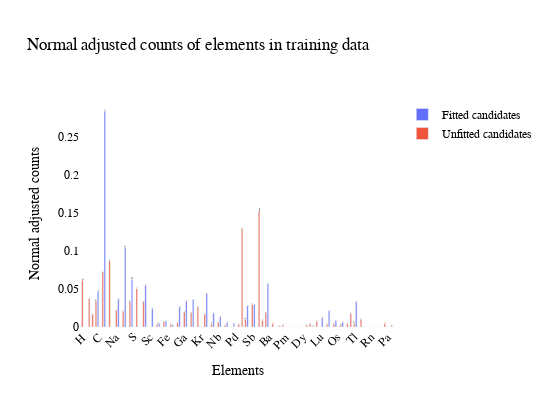

The cell this chart's notebook holds for it:
### Code cell
fig = go.Figure( 
    layout = go.Layout (
        title=go.layout.Title(text="Normal adjusted counts of elements in training data"),
        yaxis=dict(title='Normal adjusted counts'),
        xaxis=dict(title='Elements'),
        xaxis_tickangle=-45
        )
    )

fig.add_traces(
    go.Bar(name = "Fitted candidates",#prettyNames[i], 
                   x =    trainingSet[elements].columns,
                   y =    fittedCounts/np.sum(fittedCounts),
                   text = trainingSet[elements].columns,
                    )
                )
fig.add_traces(go.Bar(name = "Unfitted candidates",#prettyNames[i], 
                    x = trainingSet[elements].columns,
                    y = unFittedCounts/np.sum(unFittedCounts),
                    text = trainingSet[elements].columns,
                    )
                )
fig.update_layout(
                    {"plot_bgcolor": "rgba(0, 0, 0, 0)",
                       "paper_bgcolor": "rgba(0, 0, 0, 0)",
                      },
                      font=dict(
                        family="Palatino",
                        color="Black",
                        size=12),
                      autosize=False,
                      width=width_plotly,
                      height=height_plotly,
                     )
fig.show()

### Figure 1 — Plotly figure (JSON) as saved in the notebook; plotly's stock layout.template omitted (floating-point values rounded to 4 significant figures)
{"data": [{"name": "Fitted candidates", "text": ["H", "He", "Li", "Be", "B", "C", "N", "O", "F", "Ne", "Na", "Mg", "Al", "Si", "P", "S", "Cl", "Ar", "K", "Ca", "Sc", "Ti", "V", "Cr", "Mn", "Fe", "Co", "Ni", "Cu", "Zn", "Ga", "Ge", "As", "Se", "Br", "Kr", "Rb", "Sr", "Y", "Zr", "Nb", "Mo", "Tc", "Ru", "Rh", "Pd", "Ag", "Cd", "In", "Sn", "Sb", "Te", "I", "Xe", "Cs", "Ba", "La", "Ce", "Pr", "Nd", "Pm", "Sm", "Eu", "Gd", "Tb", "Dy", "Ho", "Er", "Tm", "Yb", "Lu", "Hf", "Ta", "W", "Re", "Os", "Ir", "Pt", "Au", "Hg", "Tl", "Pb", "Bi", "Po", "At", "Rn", "Fr", "Ra", "Ac", "Th", "Pa", "U", "Np"], "type": "bar", "x": ["H", "He", "Li", "Be", "B", "C", "N", "O", "F", "Ne", "Na", "Mg", "Al", "Si", "P", "S", "Cl", "Ar", "K", "Ca", "Sc", "Ti", "V", "Cr", "Mn", "Fe", "Co", "Ni", "Cu", "Zn", "Ga", "Ge", "As", "Se", "Br", "Kr", "Rb", "Sr", "Y", "Zr", "Nb", "Mo", "Tc", "Ru", "Rh", "Pd", "Ag", "Cd", "In", "Sn", "Sb", "Te", "I", "Xe", "Cs", "Ba", "La", "Ce", "Pr", "Nd", "Pm", "Sm", "Eu", "Gd", "Tb", "Dy", "Ho", "Er", "Tm", "Yb", "Lu", "Hf", "Ta", "W", "Re", "Os", "Ir", "Pt", "Au", "Hg", "Tl", "Pb", "Bi", "Po", "At", "Rn", "Fr", "Ra", "Ac", "Th", "Pa", "U", "Np"], "y": [0, 0, 0, 0, 0, 0.04681, 0, 0.2832, 0, 0, 0, 0.03637, 0, 0.1044, 0, 0.06202, 0, 0, 0, 0.05486, 0, 0.02415, 0, 0.004174, 0, 0.007454, 0, 0.002385, 0, 0.02624, 0, 0.03399, 0, 0.03578, 0, 0, 0, 0.04353, 0, 0.01789, 0, 0.01312, 0, 0.005963, 0, 0.004174, 0, 0, 0, 0.02773, 0, 0.02922, 0, 0, 0, 0.05635, 0, 0, 0, 0, 0, 0, 0, 0, 0, 0, 0, 0, 0, 0, 0, 0.01222, 0, 0.02117, 0, 0.00805, 0, 0.005963, 0, 0, 0, 0.0328, 0, 0, 0, 0, 0, 0, 0, 0, 0, 0, 0]}, {"name": "Unfitted candidates", "text": ["H", "He", "Li", "Be", "B", "C", "N", "O", "F", "Ne", "Na", "Mg", "Al", "Si", "P", "S", "Cl", "Ar", "K", "Ca", "Sc", "Ti", "V", "Cr", "Mn", "Fe", "Co", "Ni", "Cu", "Zn", "Ga", "Ge", "As", "Se", "Br", "Kr", "Rb", "Sr", "Y", "Zr", "Nb", "Mo", "Tc", "Ru", "Rh", "Pd", "Ag", "Cd", "In", "Sn", "Sb", "Te", "I", "Xe", "Cs", "Ba", "La", "Ce", "Pr", "Nd", "Pm", "Sm", "Eu", "Gd", "Tb", "Dy", "Ho", "Er", "Tm", "Yb", "Lu", "Hf", "Ta", "W", "Re", "Os", "Ir", "Pt", "Au", "Hg", "Tl", "Pb", "Bi", "Po", "At", "Rn", "Fr", "Ra", "Ac", "Th", "Pa", "U", "Np"], "type": "bar", "x": ["H", "He", "Li", "Be", "B", "C", "N", "O", "F", "Ne", "Na", "Mg", "Al", "Si", "P", "S", "Cl", "Ar", "K", "Ca", "Sc", "Ti", "V", "Cr", "Mn", "Fe", "Co", "Ni", "Cu", "Zn", "Ga", "Ge", "As", "Se", "Br", "Kr", "Rb", "Sr", "Y", "Zr", "Nb", "Mo", "Tc", "Ru", "Rh", "Pd", "Ag", "Cd", "In", "Sn", "Sb", "Te", "I", "Xe", "Cs", "Ba", "La", "Ce", "Pr", "Nd", "Pm", "Sm", "Eu", "Gd", "Tb", "Dy", "Ho", "Er", "Tm", "Yb", "Lu", "Hf", "Ta", "W", "Re", "Os", "Ir", "Pt", "Au", "Hg", "Tl", "Pb", "Bi", "Po", "At", "Rn", "Fr", "Ra", "Ac", "Th", "Pa", "U", "Np"], "y": [0.06127, 0, 0.0372, 0.01641, 0.03392, 0, 0.07112, 0, 0.08643, 0, 0.02188, 0, 0.02079, 0, 0.03282, 0, 0.05033, 0, 0.03173, 0, 0, 0, 0.003282, 0, 0.006565, 0, 0.003282, 0, 0.00547, 0, 0.01969, 0, 0.0186, 0, 0.02626, 0, 0.01641, 0, 0.003282, 0, 0.00547, 0, 0.002188, 0, 0, 0, 0.003282, 0.1291, 0.009847, 0, 0.02954, 0, 0.1521, 0.008753, 0.0186, 0, 0.004376, 0, 0.001094, 0.002188, 0, 0, 0, 0, 0, 0, 0.002188, 0.004376, 0.001094, 0.007659, 0, 0, 0.003282, 0, 0.004376, 0, 0.002188, 0, 0.004376, 0.01751, 0.004376, 0, 0.009847, 0, 0, 0, 0, 0, 0, 0.004376, 0, 0.001094, 0]}], "layout": {"autosize": false, "font": {"color": "Black", "family": "Palatino", "size": 12}, "height": 407.3, "paper_bgcolor": "rgba(0, 0, 0, 0)", "plot_bgcolor": "rgba(0, 0, 0, 0)", "title": {"text": "Normal adjusted counts of elements in training data"}, "width": 548.2, "xaxis": {"tickangle": -45, "title": {"text": "Elements"}}, "yaxis": {"title": {"text": "Normal adjusted counts"}}}}
